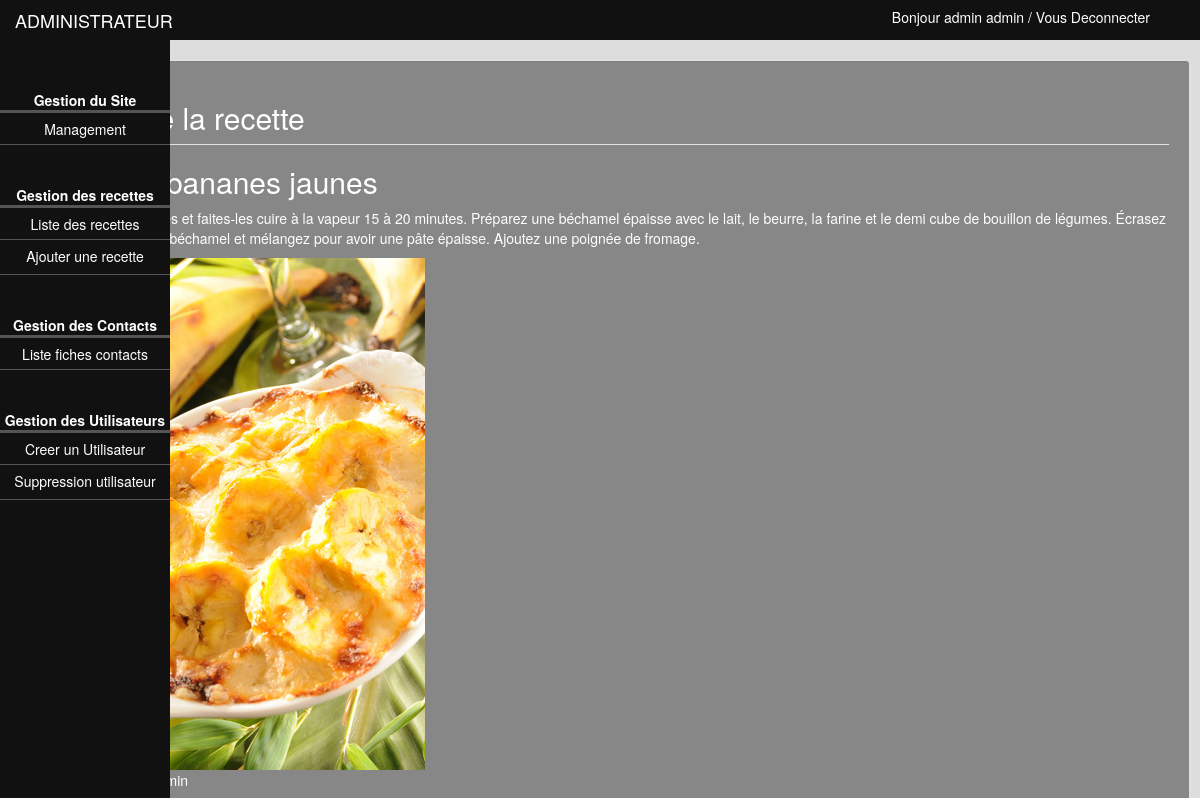
The page /admin/view_recipe.php?id=3 (signed in) on the database its author committed.
### tables this page shows
CREATE TABLE `users` (
  `usr_id` int(11) NOT NULL,
  `usr_lastname` varchar(50) NOT NULL,
  `usr_firstname` varchar(50) NOT NULL,
  `usr_email` varchar(255) NOT NULL,
  `usr_password` varchar(255) NOT NULL,
  `usr_subscribedate` datetime NOT NULL,
  `usr_rol_id` int(11) NOT NULL
);

CREATE TABLE `recipe` (
  `rcp_id` int(11) NOT NULL,
  `rcp_title` varchar(255) NOT NULL,
  `rcp_usr_id` int(11) NOT NULL,
  `rcp_content` text NOT NULL,
  `rcp_picture` varchar(255) NOT NULL
);

### admin/view_recipe.php (the view, shortened to what this page needs)
<?php
require_once '../inc/connect.php';
$added_recipe = [];
if(isset($_GET['id']) && !empty($_GET['id'])){
	$idRecipe = (int) $_GET['id'];
	$selectOne = $bdd->prepare('SELECT usr_firstname, usr_lastname, rcp_title, rcp_content, rcp_picture FROM users RIGHT JOIN recipe ON users.usr_id = recipe.rcp_usr_id WHERE rcp_id = :id');
	$selectOne->bindValue(':id', $idRecipe, PDO::PARAM_INT);
	if($selectOne->execute()){
		$added_recipe = $selectOne->fetch(PDO::FETCH_ASSOC);
	}
	else {
		var_dump($selectOne->errorInfo());
		die;
	}
}
?><!DOCTYPE html>
<html>
	<head>
		<?php require_once '../inc/head.php' ?>
		<link rel="stylesheet" type="text/css" href="assets/css/styleAdmin.css">
	</head>
	<body>
		<main class="page">
			<?php include_once 'inc/menu_admin.php'; ?>
			<div id="content" class="container well">
				<legend class="nameForm"><h2>Détails de la recette</h2></legend>
				<?php if(!empty($added_recipe)): ?>
				<h2 class="list"><?php echo $added_recipe['rcp_title'];?></h2>
				<p class="list"><?php echo nl2br($added_recipe['rcp_content']); ?></p>
				<img src="../<?=$added_recipe['rcp_picture'];?>" alt="<?php echo $added_recipe['rcp_title'];?>">
				<p class="list">Publié par <?php echo $added_recipe['usr_firstname'].' '.$added_recipe['usr_lastname'];?></p>
				<?php else: ?>
				Aucune recette trouvée !
				<?php endif; ?>
			</div>
			</body>
		</html>

### assets/css/style.css (style rules this page uses)
.page { width: 100%; height: 100vh ; background-attachment: fixed; background-repeat: no-repeat; background-size:cover; }
#content { padding: 20px; margin-top: 20px; }
.nameForm { color: white; }
.well { background-color: rgba(51, 51, 51, 0.5); }
.list { color: white; }

### admin/assets/css/styleAdmin.css (style rules this page uses)
body { margin: 0; background-color: #ddd; }
.container { padding-left: 100px; }

### rows shown on the page
users: recipe.rcp_title "gratin au bananes jaunes", recipe.rcp_content "Épluchez les bananes et faites-les cuire à la vapeur 15 à 20 minutes. Préparez une béchamel épaisse avec le lait, le beurre, la farine et le demi cube de bouillon de légumes. Écrasez les bananes dans la béchamel et mélangez pour avoir une pâte épaisse. Ajoutez une poignée de fromage.", recipe.rcp_picture (picture)

### other values the page prints
$nomUser "admin"
$prenomUser "admin"
